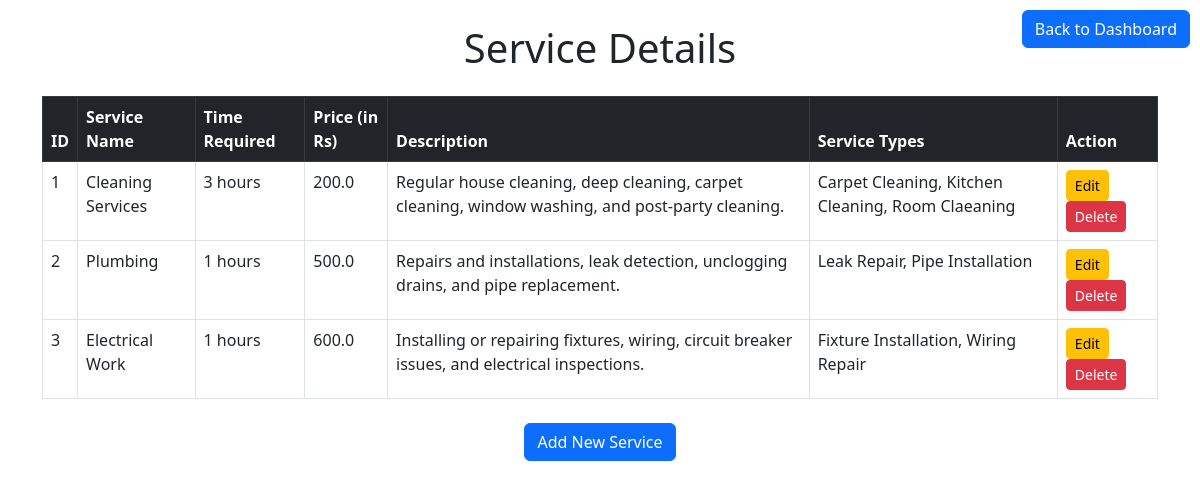
/service_details, run on the app's committed database.
### tables this page shows
CREATE TABLE services (
        id INTEGER PRIMARY KEY AUTOINCREMENT,
        name TEXT NOT NULL,
        price REAL NOT NULL,
        time_required INTEGER NOT NULL,
        description TEXT NOT NULL
    );

### routes/admin_dashboard_routes.py (the view)
@app.route('/service_details')
def service_details():
    db = get_db()
    cursor = db.cursor()
    cursor.execute('''
        SELECT s.id, s.name, s.time_required, s.price, s.description,
               (SELECT GROUP_CONCAT(st.type_name, ', ')
                FROM (SELECT DISTINCT type_name
                      FROM service_types
                      WHERE service_id = s.id) st
               ) AS service_types
        FROM services s
        GROUP BY s.id
    ''')
    services = cursor.fetchall()
    services = [
        {
            'id': row[0],
            'name': row[1],
            'time_required': row[2],
            'price': row[3],
            'description': row[4],
            'service_types': row[5] if row[5] else 'No types available'
        }
        for row in services
    ]
    return render_template('services_details.html', services=services)

### routes/admin_dashboard_routes.py (called while the page is built)
def get_db():
    if 'db' not in g:
        g.db = sqlite3.connect(DATABASE)
        g.db.row_factory = sqlite3.Row
    return g.db

### templates/services_details.html (shortened to what this page needs)
<!DOCTYPE html>
<html lang="en">
<head>
    <link href="https://cdnjs.cloudflare.com/ajax/libs/bootstrap/5.3.0/css/bootstrap.min.css" rel="stylesheet">
</head>
<body class="container py-4">
    <a href="{{ url_for('admin_home') }}" class="btn btn-primary" style="position: absolute; top: 10px; right: 10px;">Back to Dashboard</a>
    <h1 class="text-center mb-4">Service Details</h1>
    <table class="table table-bordered table-hover">
        <thead class="table-dark">
            <tr>
                <th>ID</th>
                <th>Service Name</th>
                <th>Time Required</th>
                <th>Price (in Rs)</th>
                <th>Description</th>
                <th>Service Types</th>
                <th>Action</th>
            </tr>
        </thead>
        <tbody>
            {% for service in services %}
            <tr>
                <td>{{ service['id'] }}</td>
                <td>{{ service['name'] }}</td>
                <td>{{ service['time_required'] }} hours</td>
                <td>{{ service['price'] }}</td>
                <td>{{ service['description'] }}</td>
                <td>{{ service['service_types'] }}</td>
                <td>
                    <a href="{{ url_for('edit_service', service_id=service['id']) }}" class="btn btn-warning btn-sm">Edit</a>
                    <form action="{{ url_for('delete_service', service_id=service['id']) }}" method="POST" style="display:inline;">
                        <button type="submit" class="btn btn-danger btn-sm" onclick="return confirm('Are you sure you want to delete this service?');">Delete</button>
                    </form>
                </td>
            </tr>
            {% endfor %}
        </tbody>
    </table>
    <div class="text-center mt-4">
        <a href="{{ url_for('add_service') }}" class="btn btn-primary">Add New Service</a>
    </div>
</body>
</html>

### data on the page
services: id "1", name "Cleaning Services", time_required "3", price "200.0", description "Regular house cleaning, deep cleaning, carpet cleaning, window washing, and post-party cleaning.", service_types "Carpet Cleaning, Kitchen Cleaning, Room Claeaning"
services: id "2", name "Plumbing", time_required "1", price "500.0", description "Repairs and installations, leak detection, unclogging drains, and pipe replacement.", service_types "Leak Repair, Pipe Installation"
services: id "3", name "Electrical Work", time_required "1", price "600.0", description "Installing or repairing fixtures, wiring, circuit breaker issues, and electrical inspections.", service_types "Fixture Installation, Wiring Repair"
